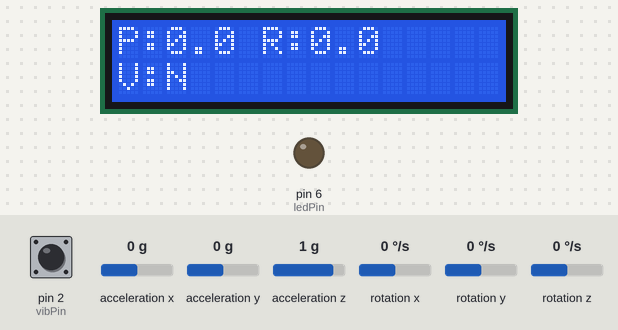
This sketch was run on a simulated Arduino Uno, built with avr-gcc and run on an emulated ATmega328P. On the bench: 16×2 character LCD, output pins drawn as LEDs (lit = HIGH). The inputs (shaded band) are chosen by the test bench; at power-on: pin 2 (vibPin) HIGH, acceleration x 0 g, acceleration y 0 g, acceleration z 1 g, rotation x 0 °/s, rotation y 0 °/s, rotation z 0 °/s.

Above: at 2.7 s.
2.8 s: pin 2 (vibPin) pulled LOW for 0.15 s
At 3.6 s:
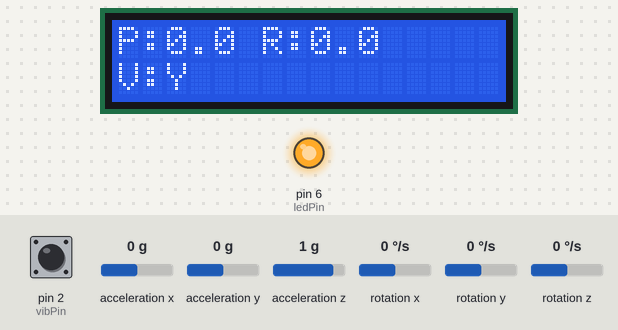
5.6 s: acceleration x set to -1.4 g
At 7.3 s:
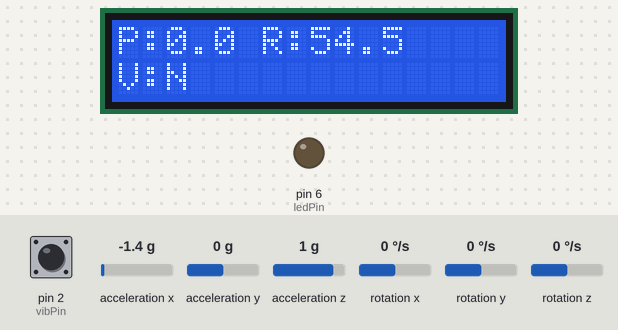
7.6 s: acceleration y set to -1.4 g
At 9.3 s:
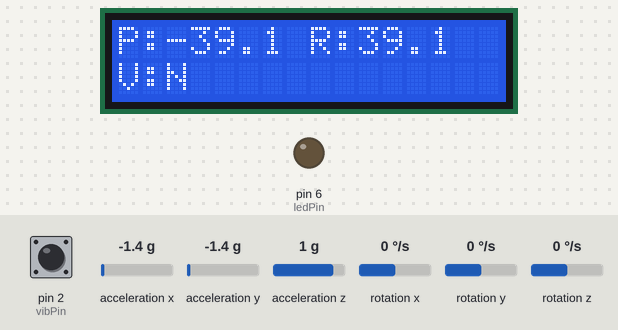
9.6 s: pin 2 (vibPin) pulled LOW for 1 s
At 10.7 s:
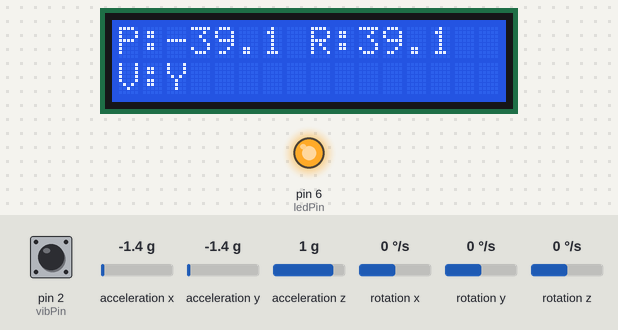
12.9 s: acceleration z set to -1.4 g
At 13.5 s:
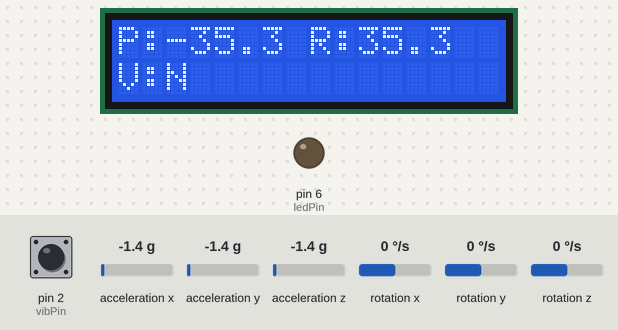
14.6 s: acceleration x set to -0.8 g
At 15.1 s:
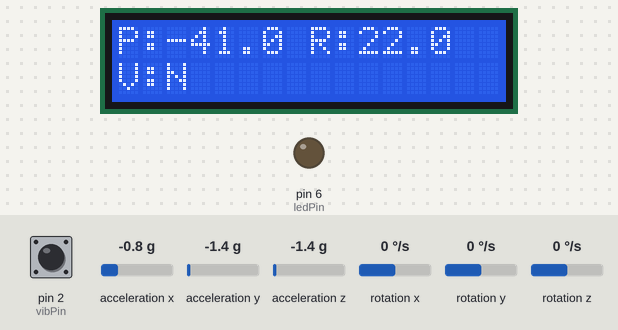
Timing chart, 0 to 17.1 s (numbered marks = the images above; inputs shaded):
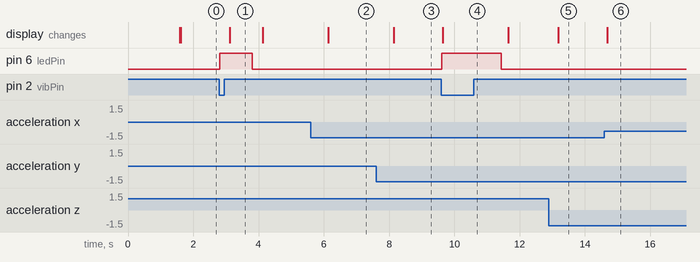

Measured:
- after the input at 2.8 s, pin 6 (ledPin): LOW → HIGH at once, → LOW 1.0 s later; the display: changes after 0.32 s (image 1)
- after the input at 5.6 s, the display: changes after 0.53 s (image 2)
- after the input at 7.6 s, the display: changes after 0.54 s (image 3)
- after the input at 9.6 s, pin 6 (ledPin): LOW → HIGH at once, → LOW 1.8 s later; the display: changes at once (image 4)
- after the input at 12.9 s, the display: changes after 0.28 s (image 5)
- after the input at 14.6 s, the display: changes after 0.09 s (image 6)
- what the display in image 1 shows lasts 1.0 s, from 3.1 s to 4.1 s

The sketch:

DIY_Fitness_tracker.ino
```cpp
#include <Wire.h>
#include <LiquidCrystal_I2C.h>
#include <MPU6050_light.h>

// LCD & MPU setup
LiquidCrystal_I2C lcd(0x27, 16, 2);
MPU6050 mpu(Wire);

// Vibration & LED pins
const int vibPin = 2;
const int ledPin = 6;

// Vibration latch
bool vibrationLatch = false;
unsigned long lastVibTime = 0;
const unsigned long debounceDelay = 200;   // ms
const unsigned long latchDuration = 1000;  // ms

// LCD update timing
unsigned long lastUpdate = 0;
const unsigned long updateInterval = 500; // ms

void setup() {
  Serial.begin(9600);

  // LCD
  lcd.init();
  lcd.backlight();
  lcd.setCursor(0, 0);
  lcd.print("Initializing...");

  // MPU
  Wire.begin();
  if (mpu.begin() != 0) {
    lcd.clear();
    lcd.print("MPU ERROR!");
    while (1); // Stop if MPU not found
  }
  mpu.calcOffsets(true, true);
  delay(500);
  lcd.clear();

  // Pins
  pinMode(vibPin, INPUT_PULLUP);
  pinMode(ledPin, OUTPUT);
}

void loop() {
  mpu.update();
  delay(10); // Smooth readings

  // Vibration detection with debounce
  if (digitalRead(vibPin) == LOW && millis() - lastVibTime > debounceDelay) {
    vibrationLatch = true;
    lastVibTime = millis();
  }
  if (vibrationLatch && millis() - lastVibTime > latchDuration) {
    vibrationLatch = false;
  }

  // LED follows vibration latch
  digitalWrite(ledPin, vibrationLatch ? HIGH : LOW);

  // LCD update
  if (millis() - lastUpdate >= updateInterval) {
    lastUpdate = millis();

    lcd.setCursor(0, 0);
    lcd.print("P:");
    lcd.print(mpu.getAngleX(), 1); // 1 decimal place
    lcd.print(" R:");
    lcd.print(mpu.getAngleY(), 1);
    lcd.print("   "); // Clear leftovers

    lcd.setCursor(0, 1);
    lcd.print("V:");
    lcd.print(vibrationLatch ? "Y" : "N");
    lcd.print("        ");
  }
}
```
